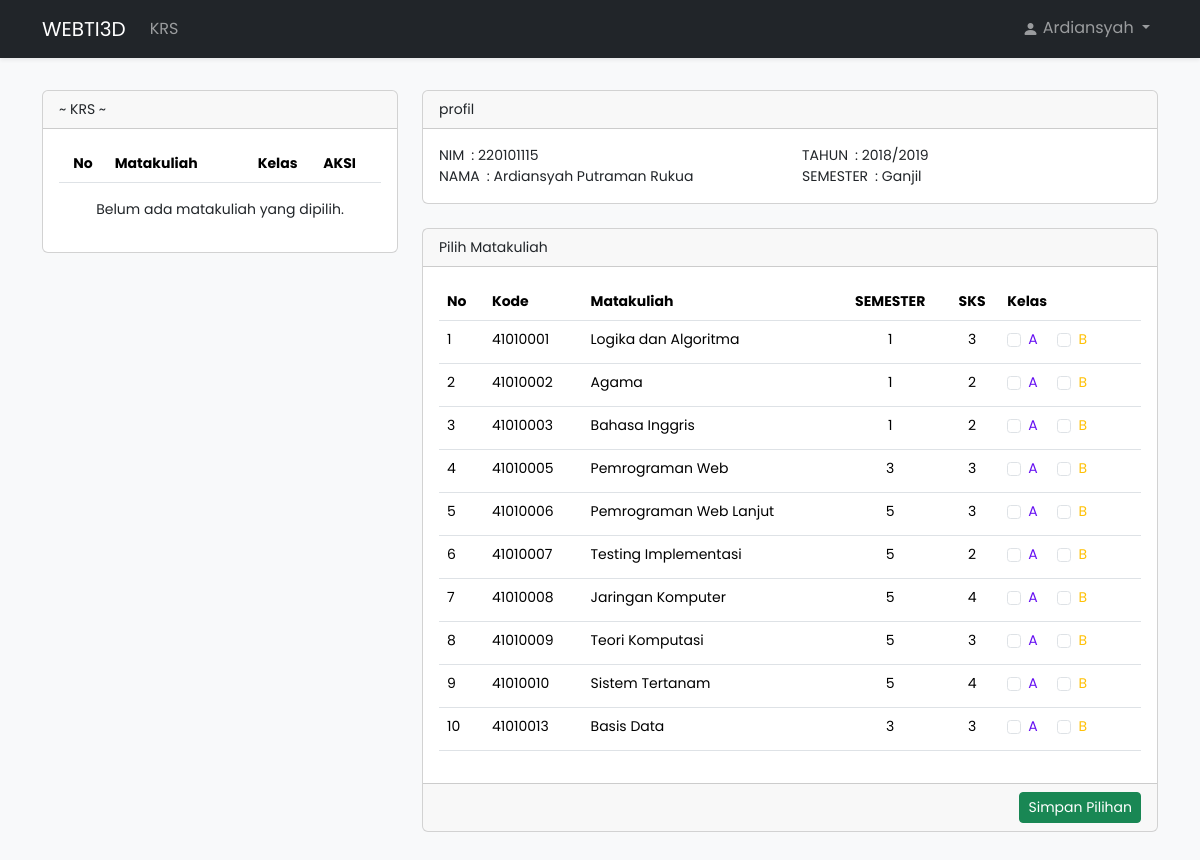
The page /index.php?page=krs (signed in) on the database its author committed.
### tables this page shows
CREATE TABLE `semester` (
  `id_smt` int(10) UNSIGNED NOT NULL,
  `tahun` varchar(9) DEFAULT NULL,
  `semester` enum('Ganjil','Genap') DEFAULT NULL,
  `status` enum('Aktif','Pasif') DEFAULT NULL
);

CREATE TABLE `matakuliah` (
  `kode_mk` varchar(10) NOT NULL,
  `nama_mk` varchar(50) DEFAULT NULL,
  `semester` int(10) UNSIGNED DEFAULT NULL,
  `sks` int(10) UNSIGNED DEFAULT NULL
);

CREATE TABLE `kelas` (
  `id_kelas` int(10) UNSIGNED NOT NULL,
  `nama_kelas` varchar(25) DEFAULT NULL
);

### function.php (called while the page is built, shortened)
<?php
require_once "config/koneksi.php";
$dbFetcher = function(string $query, bool $fetchAll = true, array $param = []) use($con) :array {
    try {
        $statement = $con->prepare($query);
        $statement->execute($param);
        $result = $fetchAll ? $statement->fetchAll() : $statement->fetch();
        return $result;
    } catch (\PDOException $th) {
        throw $th;
    }
};

### content/krs.php (the view, shortened to what this page needs)
<?php
require_once "config/koneksi.php";
require_once "function.php";
$smtQuery = "SELECT * FROM semester WHERE status = 'Aktif';";
$matkulQuery = "SELECT * FROM matakuliah WHERE semester % 2 = ";
$kelasQuery = "SELECT * FROM kelas";
$krsQuery = "SELECT krs.id,mk.nama_mk,kl.nama_kelas
             FROM krs
             INNER JOIN matakuliah mk ON krs.kode_mk = mk.kode_mk
             INNER JOIN kelas kl ON krs.id_kelas = kl.id_kelas
             WHERE nim = ? AND id_smt = ?";
$smt = $dbFetcher($smtQuery, false);
$kelas = $dbFetcher($kelasQuery);
$krs = $dbFetcher($krsQuery, true, array($nim, $smt['id_smt']));
$adaKrs = !empty($krs);
switch ($smt['semester']) {
    case 'Ganjil':
        $matkulQuery .= "'1';";
        break;
}
$matkul = $dbFetcher($matkulQuery);
?>
<div class="row mb-5">
    <div class="col-md-4 mb-4 mb-md-0">
        <div class="card text-sm">
            <div class="card-header">
                ~ KRS ~
            </div>
            <div class="card-body table-responsive-xl">
                <table class="table table-hover">
                    <thead>
                        <tr>
                            <th class="text-center">No</th>
                            <th>Matakuliah</th>
                            <th class="text-center">Kelas</th>
                            <th>AKSI</th>
                        </tr>
                    </thead>
                </table>
                <?= $adaKrs ? '' : '<p class="text-center text-sm">Belum ada matakuliah yang dipilih.</p>'  ?>
            </div>
        </div>
    </div>
    <div class="col-md-8">
        <div class="card text-sm mb-4">
            <div class="card-header">
                profil
            </div>
            <div class="card-body">
                <div class="row">
                    <div class="col-6">NIM&ensp;: <?= $nim ?></div>
                    <div class="col-6">TAHUN&ensp;: <?= $smt['tahun'] ?></div>
                </div>
                <div class="row">
                    <div class="col-6">NAMA&ensp;: <?= $nama ?></div>
                    <div class="col-6">SEMESTER&ensp;: <?= $smt['semester'] ?></div>
                </div>
            </div>
        </div>
        <form id="pilihMatkul" class="card text-sm" action="?page=krs_save" method="POST">
            <div class="card-header">
                Pilih Matakuliah
            </div>
            <div class="card-body">
                <table class="table table-hover">
                    <thead>
                        <tr>
                            <th>No</th>
                            <th>Kode</th>
                            <th>Matakuliah</th>
                            <th class="text-center">SEMESTER</th>
                            <th class="text-center">SKS</th>
                            <th>Kelas</th>
                        </tr>
                    </thead>
                    <tbody>
                        <?php
                            $no = 1;
                            foreach($matkul as $m) {
                                $checkId = "check$no-";
                                $checkValue = $m['kode_mk'].'-';
                                $tbRow =  "
                                    <tr>
                                        <td>$no</td>
                                        <td>$m[kode_mk]</td>
                                        <td role='button'>$m[nama_mk]</td>
                                        <td class='text-center'>$m[semester]</td>
                                        <td class='text-center'>$m[sks]</td>
                                        <td>";
                                foreach($kelas as $kls) {
                                    $klsColor = $kls['id_kelas'] % 2 ? "text-indigo" : "text-warning";
                                    $tbRow .= '
                                            <div class="form-check form-check-inline">
                                                <input class="form-check-input" type="checkbox" '."id=$checkId$kls[id_kelas] name='matkul-$no' value='$checkValue$kls[id_kelas]'>".
                                                '<label class="form-check-label '.$klsColor.'"'."for='$checkId$kls[id_kelas]'>".$kls['nama_kelas'].'</label>
                                            </div>'
                                    ;
                                }
                                $tbRow .= "</td>";
                                echo $tbRow;
                                $no++;
                            }
                        ?>
                    </tbody>
                </table>
            </div>
            <div class="card-footer d-flex justify-content-end">
                <button type="sumbit" class="btn btn-success btn-sm">Simpan Pilihan</button>
            </div>
        </form>
    </div>
</div>

### index.php (style rules this page uses)
body { font-family: "Poppins", sans-serif; }
.text-sm { font-size: 14px; }
.bg-body-gray { background-color: var(--bs-gray-100); }
.text-indigo { color: var(--bs-indigo); }

### rows shown on the page
semester: tahun "2018/2019", semester "Ganjil"
matakuliah: kode_mk "41010001", nama_mk "Logika dan Algoritma", semester "1", sks "3"
kelas: nama_kelas "A"
kelas: nama_kelas "B"
matakuliah: kode_mk "41010002", nama_mk "Agama", semester "1", sks "2"
matakuliah: kode_mk "41010003", nama_mk "Bahasa Inggris", semester "1", sks "2"
matakuliah: kode_mk "41010005", nama_mk "Pemrograman Web", semester "3", sks "3"
matakuliah: kode_mk "41010006", nama_mk "Pemrograman Web Lanjut", semester "5", sks "3"
matakuliah: kode_mk "41010007", nama_mk "Testing Implementasi", semester "5", sks "2"
matakuliah: kode_mk "41010008", nama_mk "Jaringan Komputer", semester "5", sks "4"
matakuliah: kode_mk "41010009", nama_mk "Teori Komputasi", semester "5", sks "3"
matakuliah: kode_mk "41010010", nama_mk "Sistem Tertanam", semester "5", sks "4"
matakuliah: kode_mk "41010013", nama_mk "Basis Data", semester "3", sks "3"

### other values the page prints
getFirstName($nama) "Ardiansyah"
$nim "220101115"
$nama "Ardiansyah Putraman Rukua"
